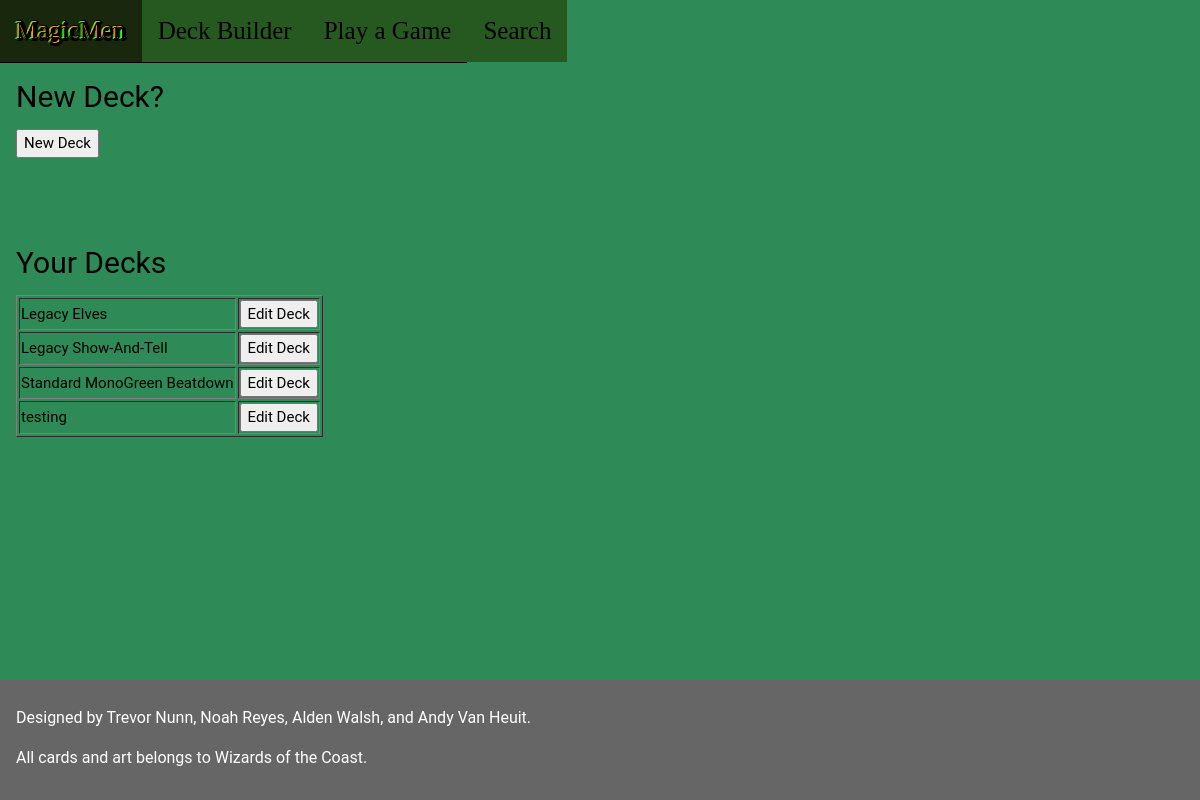
The page /deckBuilder.php on the database as committed earlier.
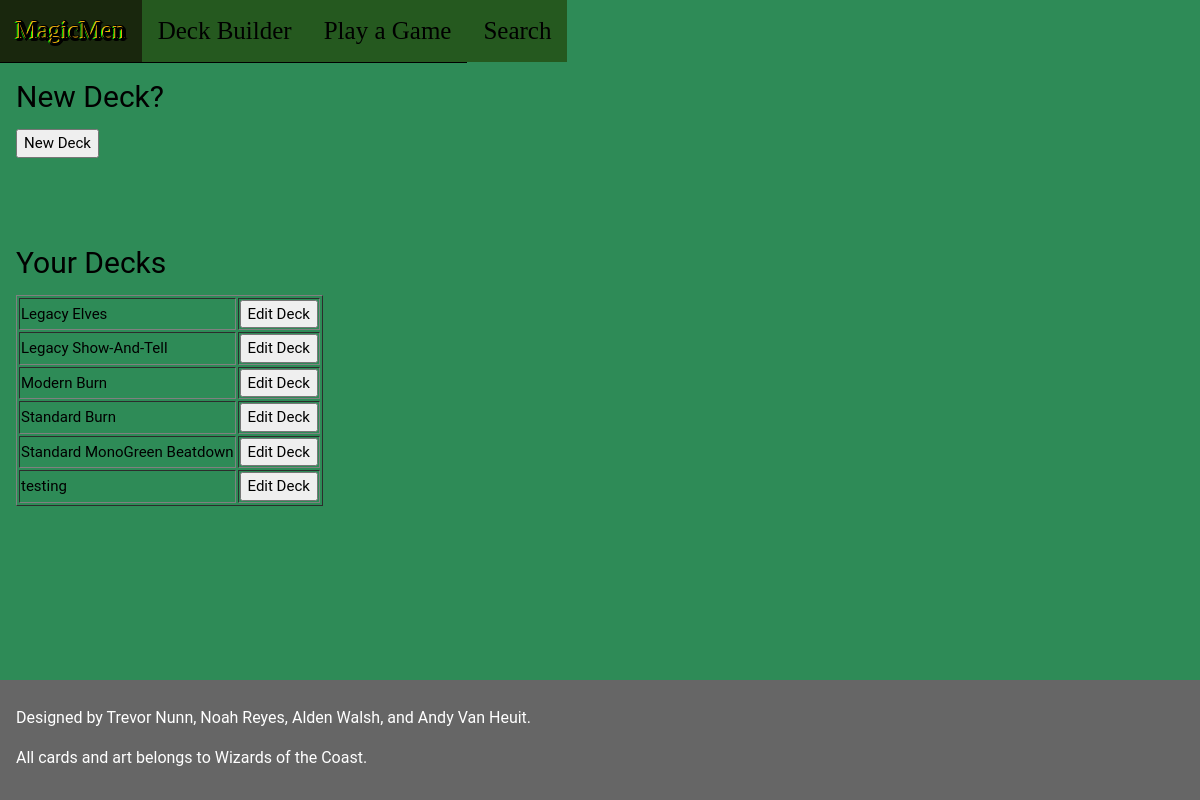
The same page on the database as committed later.
### tables this page shows
CREATE TABLE DeckInfo (
  deckID integer unique not null,
  playerID integer,
  deckName text,
  deckSize integer check (deckSize >= 60 or deckSize <= 300),
  primary key (deckID, playerID),
  foreign key (playerID) references Players(playerID)
    on update cascade
    on delete cascade
);

### deckBuilder.php (the view, shortened to what this page needs)
<!DOCTYPE html>
<html>
<link rel="stylesheet" href="normal.css">
<body>
  <div class="w3-top">
    <ul class="w3-navbar w3-theme w3-top w3-left-align w3-large">
      <li><a href="indexLoggedIn.html"><div id="header">MagicMen</div></a></li>
      <div>
        <li><a href="deckBuilder.php"><div id="navbar">Deck Builder</div></a></li>
        <li><a href="playgame.php"><div id="navbar">Play a Game</div></a></li>
        <li><a href="search.html"><div id="navbar">Search</div></a></li>
      </div>
    </ul>
  </div>
  <div class="w3-row w3-padding-64">
    <div class="w3-twothird w3-container">
      <h2>New Deck?</h2>
      <a href="newDeck.html"><button>New Deck</button></a>
    </div>
  </div>
  <div class="w3-row w3-padding-8">
    <div class="w3-twothird w3-container">
      <h2>Your Decks</h2>
        <?php
        try
        {
          $db = new PDO('sqlite:./database/mtgcard.db');
          $db->setAttribute(PDO::ATTR_ERRMODE, PDO::ERRMODE_EXCEPTION);
          $result = $db->query("SELECT deckID, deckName FROM DeckInfo ORDER BY deckName;");
          echo '<table border="1">';
          foreach($result as $tuple)
          {
            echo '<tr><td>';
            echo "$tuple[deckName]";
            echo '</td><td>';
            echo '<form action="deckEditor.php" method="POST">';
            echo '<input type="submit" value="Edit Deck"></form>';
            echo '</td></tr>';
          }
          echo '</table>';
        }
        catch(PDOException $e)
        {
          die('Exception : '.$e->getMessage());
        }
        ?>
      </div>
    </div>
<footer id="myFooter">
  <div id="footer" class="w3-container w3-theme-l2 w3-padding-16">
    <h6>Designed by Trevor Nunn, Noah Reyes, Alden Walsh, and Andy Van Heuit.
      <p>
        All cards and art belongs to Wizards of the Coast.
      </h6>
    </div>
  </footer>
</body>
</html>

### deckBuilder.php (style rules this page uses)
html,body,h1,h2,h3,h4,h5,h6 { font-family: "Roboto", sans-serif }
.w3-navbar li a { padding-top: 12px; padding-bottom: 12px; }

Rows that differ between the two databases and show on the page:
added deckinfo: deckName "Modern Burn"
added deckinfo: deckName "Standard Burn"
